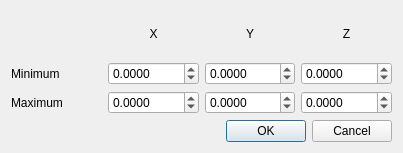
<?xml version="1.0" encoding="UTF-8"?>
<ui version="4.0">
 <class>BoundingBoxDialog</class>
 <widget class="QDialog" name="BoundingBoxDialog">
  <property name="geometry">
   <rect>
    <x>0</x>
    <y>0</y>
    <width>403</width>
    <height>153</height>
   </rect>
  </property>
  <property name="windowTitle">
   <string>Edit Bounding Box</string>
  </property>
  <layout class="QVBoxLayout" name="verticalLayout">
   <item>
    <layout class="QGridLayout" name="gridLayout">
     <item row="1" column="0">
      <widget class="QLabel" name="label_4">
       <property name="text">
        <string>Minimum</string>
       </property>
      </widget>
     </item>
     <item row="2" column="0">
      <widget class="QLabel" name="label_5">
       <property name="text">
        <string>Maximum</string>
       </property>
      </widget>
     </item>
     <item row="1" column="1">
      <widget class="QDoubleSpinBox" name="xMin">
       <property name="decimals">
        <number>4</number>
       </property>
       <property name="minimum">
        <double>-99.989999999999995</double>
       </property>
      </widget>
     </item>
     <item row="0" column="1">
      <widget class="QLabel" name="label">
       <property name="text">
        <string>X</string>
       </property>
       <property name="alignment">
        <set>Qt::AlignCenter</set>
       </property>
      </widget>
     </item>
     <item row="1" column="2">
      <widget class="QDoubleSpinBox" name="yMin">
       <property name="decimals">
        <number>4</number>
       </property>
       <property name="minimum">
        <double>-99.989999999999995</double>
       </property>
      </widget>
     </item>
     <item row="1" column="3">
      <widget class="QDoubleSpinBox" name="zMin">
       <property name="decimals">
        <number>4</number>
       </property>
       <property name="minimum">
        <double>-99.989999999999995</double>
       </property>
      </widget>
     </item>
     <item row="0" column="2">
      <widget class="QLabel" name="label_2">
       <property name="text">
        <string>Y</string>
       </property>
       <property name="alignment">
        <set>Qt::AlignCenter</set>
       </property>
      </widget>
     </item>
     <item row="0" column="3">
      <widget class="QLabel" name="label_3">
       <property name="text">
        <string>Z</string>
       </property>
       <property name="alignment">
        <set>Qt::AlignCenter</set>
       </property>
      </widget>
     </item>
     <item row="2" column="3">
      <widget class="QDoubleSpinBox" name="zMax">
       <property name="decimals">
        <number>4</number>
       </property>
       <property name="minimum">
        <double>-99.989999999999995</double>
       </property>
      </widget>
     </item>
     <item row="2" column="1">
      <widget class="QDoubleSpinBox" name="xMax">
       <property name="decimals">
        <number>4</number>
       </property>
       <property name="minimum">
        <double>-99.989999999999995</double>
       </property>
      </widget>
     </item>
     <item row="2" column="2">
      <widget class="QDoubleSpinBox" name="yMax">
       <property name="decimals">
        <number>4</number>
       </property>
       <property name="minimum">
        <double>-99.989999999999995</double>
       </property>
      </widget>
     </item>
    </layout>
   </item>
   <item>
    <widget class="QDialogButtonBox" name="buttonBox">
     <property name="orientation">
      <enum>Qt::Horizontal</enum>
     </property>
     <property name="standardButtons">
      <set>QDialogButtonBox::Cancel|QDialogButtonBox::Ok</set>
     </property>
    </widget>
   </item>
  </layout>
 </widget>
 <tabstops>
  <tabstop>xMin</tabstop>
  <tabstop>yMin</tabstop>
  <tabstop>zMin</tabstop>
  <tabstop>xMax</tabstop>
  <tabstop>yMax</tabstop>
  <tabstop>zMax</tabstop>
  <tabstop>buttonBox</tabstop>
 </tabstops>
 <resources/>
 <connections>
  <connection>
   <sender>buttonBox</sender>
   <signal>accepted()</signal>
   <receiver>BoundingBoxDialog</receiver>
   <slot>accept()</slot>
   <hints>
    <hint type="sourcelabel">
     <x>248</x>
     <y>254</y>
    </hint>
    <hint type="destinationlabel">
     <x>157</x>
     <y>274</y>
    </hint>
   </hints>
  </connection>
  <connection>
   <sender>buttonBox</sender>
   <signal>rejected()</signal>
   <receiver>BoundingBoxDialog</receiver>
   <slot>close()</slot>
   <hints>
    <hint type="sourcelabel">
     <x>316</x>
     <y>260</y>
    </hint>
    <hint type="destinationlabel">
     <x>286</x>
     <y>274</y>
    </hint>
   </hints>
  </connection>
 </connections>
</ui>
